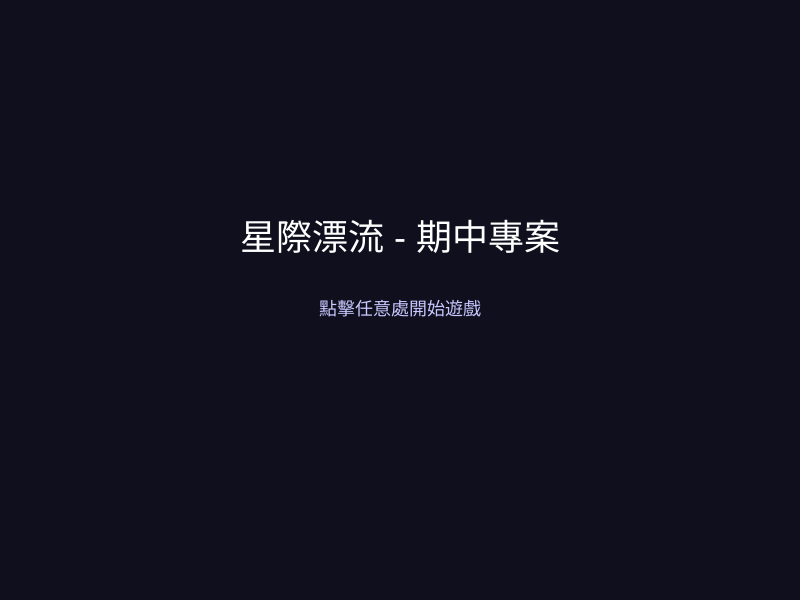
Frame 1 (no input)
Frame 60 (no input): identical to frame 1, image omitted
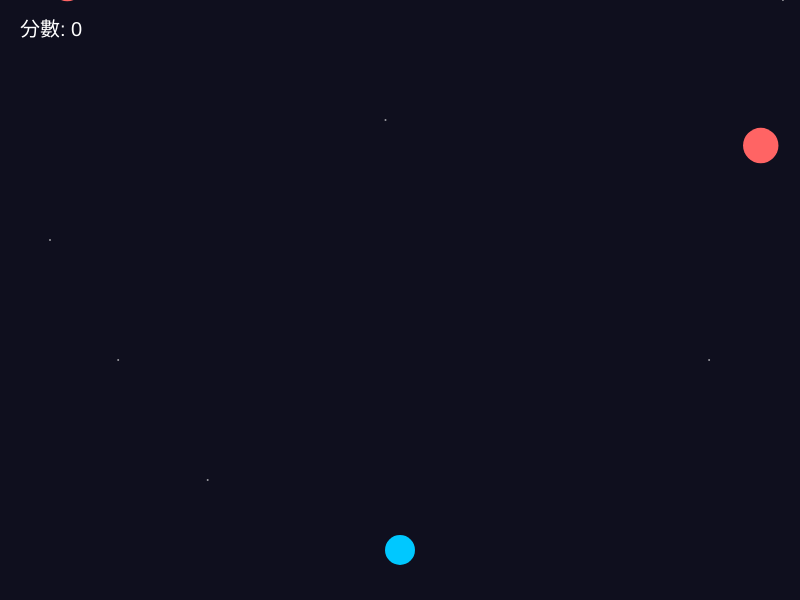
Frame 120 (the mouse pressed at the canvas centre since frame 60)

The p5.js sketch that drew these frames (run headless with seeded random() and noise() and a simulated clock; from frame 60 on, the mouse is pressed at the canvas centre):

// p5.js sketch
// ── sketch.js
/*
  作者：[你的名字]
  作品名稱：星際漂流 (Star Drift)
  操作說明：
  - 在主選單點擊任意處開始遊戲。
  - 移動滑鼠控制下方飛行器左右移動，閃避掉落的紅色隕石。
  - 若發生碰撞將進入遊戲結束畫面，點擊可返回主選單。
*/

let state = 'MENU'; // 狀態變數：'MENU', 'PLAY', 'GAMEOVER'
let score = 0;
let player;
let obstacles = [];

function setup() {
  createCanvas(800, 600);
  player = { x: width / 2, y: height - 50, size: 30 };
}

function draw() {
  background(15, 15, 30);

  // 狀態機邏輯分派
  if (state === 'MENU') {
    drawMenu();
  } else if (state === 'PLAY') {
    drawPlay();
  } else if (state === 'GAMEOVER') {
    drawGameOver();
  }
}

// 狀態 1：主選單
function drawMenu() {
  textAlign(CENTER, CENTER);
  fill(255);
  textSize(36);
  text('星際漂流 - 期中專案', width / 2, height / 2 - 60);
  textSize(18);
  fill(200, 200, 255);
  text('點擊任意處開始遊戲', width / 2, height / 2 + 10);
}

// 狀態 2：遊戲進行中
function drawPlay() {
  // 1. 繪製動態背景
  drawBackgroundParticles();

  // 2. 玩家控制與繪製
  player.x = constrain(mouseX, player.size / 2, width - player.size / 2);
  fill(0, 200, 255);
  noStroke();
  ellipse(player.x, player.y, player.size, player.size);

  // 3. 隨機生成障礙物 (使用 random())
  if (frameCount % 40 === 0) {
    obstacles.push({
      x: random(width),
      y: -20,
      size: random(20, 50),
      speed: random(3, 7)
    });
  }

  // 4. 更新與繪製障礙物，並進行碰撞檢測
  for (let i = obstacles.length - 1; i >= 0; i--) {
    let obs = obstacles[i];
    obs.y += obs.speed;
    
    fill(255, 100, 100);
    ellipse(obs.x, obs.y, obs.size, obs.size);

    // 條件判斷：碰撞檢測
    let d = dist(player.x, player.y, obs.x, obs.y);
    if (d < (player.size / 2 + obs.size / 2)) {
      state = 'GAMEOVER';
    }

    // 移除超出畫面的障礙物並計分
    if (obs.y > height + 50) {
      obstacles.splice(i, 1);
      score += 10;
    }
  }

  // 5. 顯示即時分數
  fill(255);
  textSize(20);
  textAlign(LEFT, TOP);
  text('分數: ' + score, 20, 20);
}

// 狀態 3：遊戲結束
function drawGameOver() {
  textAlign(CENTER, CENTER);
  fill(255, 100, 100);
  textSize(36);
  text('遊戲結束', width / 2, height / 2 - 40);
  
  fill(255);
  textSize(20);
  text('最終得分: ' + score, width / 2, height / 2 + 10);
  text('點擊此處返回主選單', width / 2, height / 2 + 60);
}

// 滑鼠互動：控制不同狀態下的點擊事件
function mousePressed() {
  if (state === 'MENU') {
    resetGame();
    state = 'PLAY';
  } else if (state === 'GAMEOVER') {
    // 點擊指定區域返回主選單
    if (mouseX > width / 2 - 120 && mouseX < width / 2 + 120 && mouseY > height / 2 + 30 && mouseY < height / 2 + 90) {
      state = 'MENU';
    }
  }
}

// 自定義函數 1：重置遊戲變數 (滿足重新開始要求)
function resetGame() {
  score = 0;
  obstacles = [];
  player.x = width / 2;
}

// 自定義函數 2：繪製背景流星動畫
function drawBackgroundParticles() {
  fill(255, 150);
  noStroke();
  for (let i = 0; i < 6; i++) {
    let px = random(width);
    let py = (frameCount * 3 + i * 120) % height;
    ellipse(px, py, 2, 2);
  }
}
